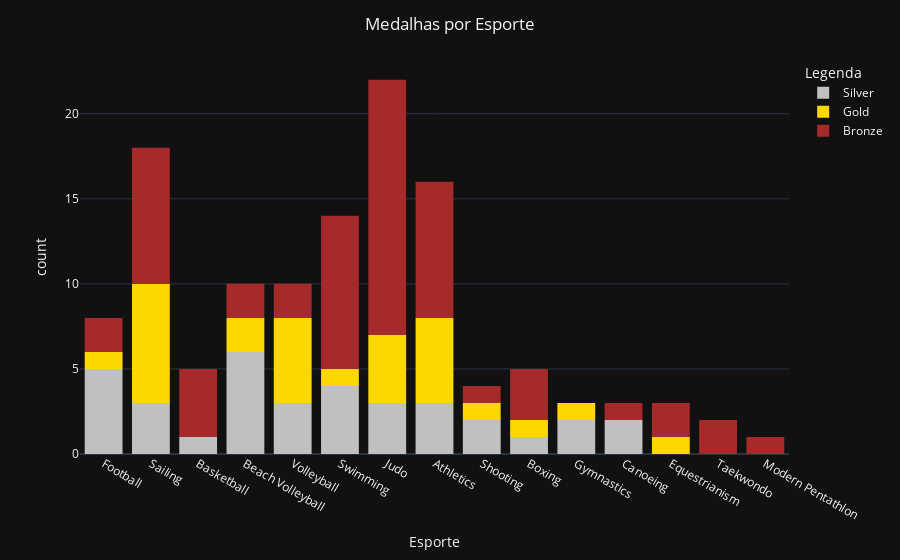

Here is the notebook cell this chart was saved with:
### Code cell
# tipos de medalhas por Esporte
fig = px.histogram(df_medalhistas_brasileiros_no_duplicates, x="Sport", color='Medal', 
                   color_discrete_map={'Gold':'gold','Silver':'silver','Bronze':'brown'}, 
                   template='plotly_dark',
                   labels={'Sport': 'Esporte', 'count': 'Total de Medalhas', 'Medal': 'Legenda'})
fig.update_layout(title_text='Medalhas por Esporte',title_x=0.5) 
fig.show()

### Figure 1 — Plotly figure (JSON) as saved in the notebook; plotly's stock layout.template omitted (floating-point values rounded to 4 significant figures)
{"data": [{"alignmentgroup": "True", "bingroup": "x", "hovertemplate": "Legenda=Silver<br>Esporte=%{x}<br>count=%{y}<extra></extra>", "legendgroup": "Silver", "marker": {"color": "silver", "pattern": {"shape": ""}}, "name": "Silver", "offsetgroup": "Silver", "orientation": "v", "showlegend": true, "type": "histogram", "x": ["Football", "Football", "Sailing", "Basketball", "Football", "Football", "Beach Volleyball", "Volleyball", "Volleyball", "Volleyball", "Football", "Beach Volleyball", "Beach Volleyball", "Beach Volleyball", "Swimming", "Swimming", "Judo", "Athletics", "Shooting", "Athletics", "Boxing", "Judo", "Gymnastics", "Swimming", "Sailing", "Swimming", "Athletics", "Canoeing", "Canoeing", "Beach Volleyball", "Beach Volleyball", "Sailing", "Judo", "Shooting", "Gymnastics"], "xaxis": "x", "yaxis": "y"}, {"alignmentgroup": "True", "bingroup": "x", "hovertemplate": "Legenda=Gold<br>Esporte=%{x}<br>count=%{y}<extra></extra>", "legendgroup": "Gold", "marker": {"color": "gold", "pattern": {"shape": ""}}, "name": "Gold", "offsetgroup": "Gold", "orientation": "v", "showlegend": true, "type": "histogram", "x": ["Volleyball", "Beach Volleyball", "Volleyball", "Volleyball", "Volleyball", "Sailing", "Athletics", "Judo", "Volleyball", "Swimming", "Boxing", "Athletics", "Athletics", "Athletics", "Football", "Beach Volleyball", "Sailing", "Sailing", "Sailing", "Athletics", "Judo", "Judo", "Shooting", "Sailing", "Equestrianism", "Sailing", "Sailing", "Judo", "Gymnastics"], "xaxis": "x", "yaxis": "y"}, {"alignmentgroup": "True", "bingroup": "x", "hovertemplate": "Legenda=Bronze<br>Esporte=%{x}<br>count=%{y}<extra></extra>", "legendgroup": "Bronze", "marker": {"color": "brown", "pattern": {"shape": ""}}, "name": "Bronze", "offsetgroup": "Bronze", "orientation": "v", "showlegend": true, "type": "histogram", "x": ["Basketball", "Football", "Football", "Basketball", "Basketball", "Basketball", "Volleyball", "Boxing", "Shooting", "Swimming", "Swimming", "Judo", "Judo", "Judo", "Swimming", "Swimming", "Sailing", "Sailing", "Athletics", "Athletics", "Judo", "Judo", "Judo", "Judo", "Athletics", "Equestrianism", "Equestrianism", "Athletics", "Athletics", "Athletics", "Athletics", "Boxing", "Swimming", "Swimming", "Volleyball", "Beach Volleyball", "Taekwondo", "Sailing", "Boxing", "Sailing", "Sailing", "Sailing", "Judo", "Judo", "Judo", "Judo", "Beach Volleyball", "Judo", "Modern Pentathlon", "Judo", "Swimming", "Swimming", "Sailing", "Judo", "Sailing", "Athletics", "Judo", "Canoeing", "Swimming", "Taekwondo"], "xaxis": "x", "yaxis": "y"}], "layout": {"autosize": true, "barmode": "relative", "legend": {"title": {"text": "Legenda"}, "tracegroupgap": 0}, "margin": {"t": 60}, "title": {"text": "Medalhas por Esporte", "x": 0.5}, "xaxis": {"anchor": "y", "autorange": true, "domain": [0, 1], "range": [-0.5, 14.5], "title": {"text": "Esporte"}, "type": "category"}, "yaxis": {"anchor": "x", "autorange": true, "domain": [0, 1], "range": [0, 23.16], "title": {"text": "count"}}}}
